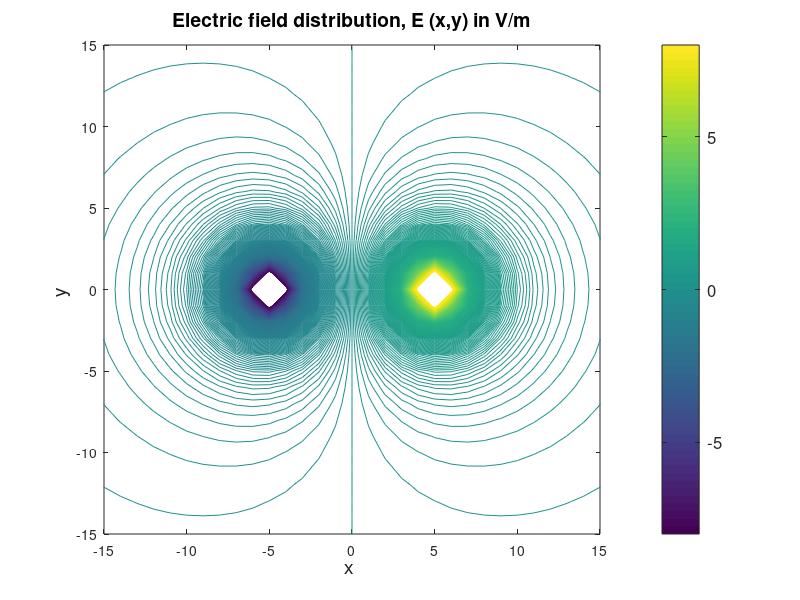

Reproduce this figure in MATLAB.
%-------------------------------------------------------------------------%
%       This simple program computes the Electric Fields due to dipole  
%           in a 2-D plane using the Coulomb's Law
%-------------------------------------------------------------------------%

clc
close all; clear all;

%-------------------------------------------------------------------------%
%                   SYMBOLS USED IN THIS CODE                             
%-------------------------------------------------------------------------%

% E = Total electric field
% Ex = X-Component of Electric-Field
% Ey = Y-Component of Electric-Field
% n = Number of charges
% Q = All the 'n' charges are stored here
% Nx = Number of grid points in X- direction
% Ny = Number of grid points in Y-Direction
% eps_r = Relative permittivity
% r = distance between a selected point and the location of charge
% ex = unit vector for x-component electric field
% ey = unit vector for y-component electric field
%-------------------------------------------------------------------------%


%-------------------------------------------------------------------------%
%                         INITIALIZATION                                  
%          Here, all the grid, size, charges, etc. are defined
%-------------------------------------------------------------------------%

% Constant 1/(4*pi*epsilon_0) = 9*10^9
k = 9*10^9;

% Enter the Relative permittivity
eps_r = 1;
charge_order = 10^-9; % milli, micro, nano etc..
const = k*charge_order/eps_r;

% Enter the dimensions
Nx = 101; % For 1 meter
Ny = 101; % For 1 meter

% Enter the number of charges.
n = 2;

% Electric fields Initialization
E_f = zeros(Nx,Ny);
Ex = E_f;
Ey = E_f;

% Vectors initialization
ex = E_f;
ey = E_f;
r = E_f;
r_square = E_f;

% Array of charges
Q = [1,-1];

% Array of locations
X = [5,-5];
Y = [0,0];

%-------------------------------------------------------------------------%
%                   COMPUTATION OF ELECTRIC FIELDS
%-------------------------------------------------------------------------%

%  Repeat for all the 'n' charges
for k = 1:n
    q = Q(k);
    
    % Compute the unit vectors
    for i=1:Nx
        for j=1:Ny

            r_square(i,j) = (i-51-X(k))^2+(j-51-Y(k))^2;
            r(i,j) = sqrt(r_square(i,j));
            ex(i,j) = ex(i,j)+(i-51-X(k))./r(i,j);
            ey(i,j) = ey(i,j)+(j-51-Y(k))./r(i,j);
        end
    end
    
    

    E_f = E_f + q.*const./r_square;

    Ex = Ex + E_f.*ex.*const;
    Ey = Ex + E_f.*ey.*const;

end

%-------------------------------------------------------------------------%
%                   PLOT THE RESULTS
%-------------------------------------------------------------------------%

x_range = (1:Nx)-51;
y_range = (1:Ny)-51;
contour_range = -8:0.02:8;
contour(x_range,y_range,E_f',contour_range,'linewidth',0.7);
axis([-15 15 -15 15]);
colorbar('location','eastoutside','fontsize',12);
xlabel('x ','fontsize',14);
ylabel('y ','fontsize',14);
title('Electric field distribution, E (x,y) in V/m','fontsize',14);

%-------------------------------------------------------------------------%
%                  REFERENCE
% SADIKU, ELEMENTS OF ELECTROMAGNETICS, 4TH EDITION, OXFORD
%-------------------------------------------------------------------------%


